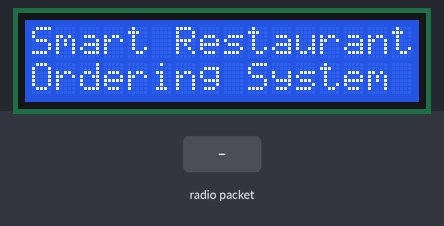
Bench run of a sketch on a simulated Arduino Uno, built with avr-gcc and run on an emulated ATmega328P. Parts: 16×2 character LCD. The test bench sets the inputs (shaded band). No radio packets arrive unless stated; what the sketch prints to the serial monitor is not drawn.

Above: at 0.1 s.
4.4 s: radio packet "1" arrives
At 5.5 s:
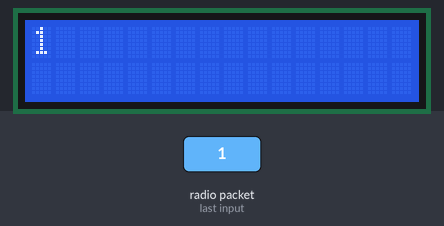
5.9 s: radio packet "0" arrives
At 8.0 s:
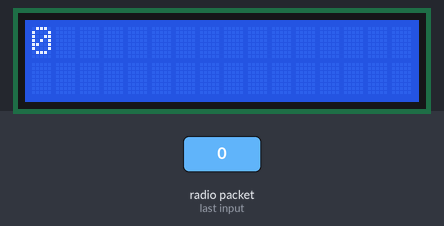
8.9 s: radio packet "2" arrives
At 11.7 s:
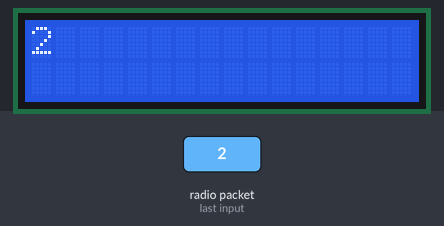
Timing chart, 0 to 13.2 s (numbered marks = the images above; inputs shaded):
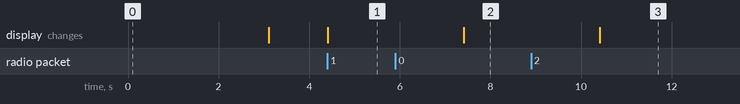

The sketch:

Receiver.ino
```cpp
#include <Wire.h>
#include <LiquidCrystal_I2C.h>
#include <RH_ASK.h>

LiquidCrystal_I2C lcd(0x27, 16, 2);  // Address 0x27, 16 columns, 2 rows
RH_ASK rf_driver;

void setup() {
  Serial.begin(9600);

  // Initialize LCD
  lcd.init();
  lcd.backlight();
  lcd.clear();
  lcd.setCursor(0, 0);
  lcd.print("Smart Restaurant!!");
  lcd.setCursor(0, 1);
  lcd.print("Ordering System");
  delay(3000);
  lcd.clear();

  // Initialize RF driver
  rf_driver.init();
}

void loop() {
  uint8_t buf[26];
  uint8_t buflen = sizeof(buf);

  if (rf_driver.recv(buf, &buflen))
  {
    buf[buflen] = '\0';
    Serial.println((char*)buf);  // Print received data to Serial Monitor

    lcd.clear(); // Clear the LCD before printing new data
    lcd.setCursor(0, 0);
    lcd.print((char*)buf);
    delay(3000); // Wait before clearing the screen again
  }
}
```

Measured:
- after the input at 4.4 s, the display: changes at once (image 1)
- after the input at 5.9 s, the display: changes after 1.5 s (image 2)
- after the input at 8.9 s, the display: changes after 1.5 s (image 3)
